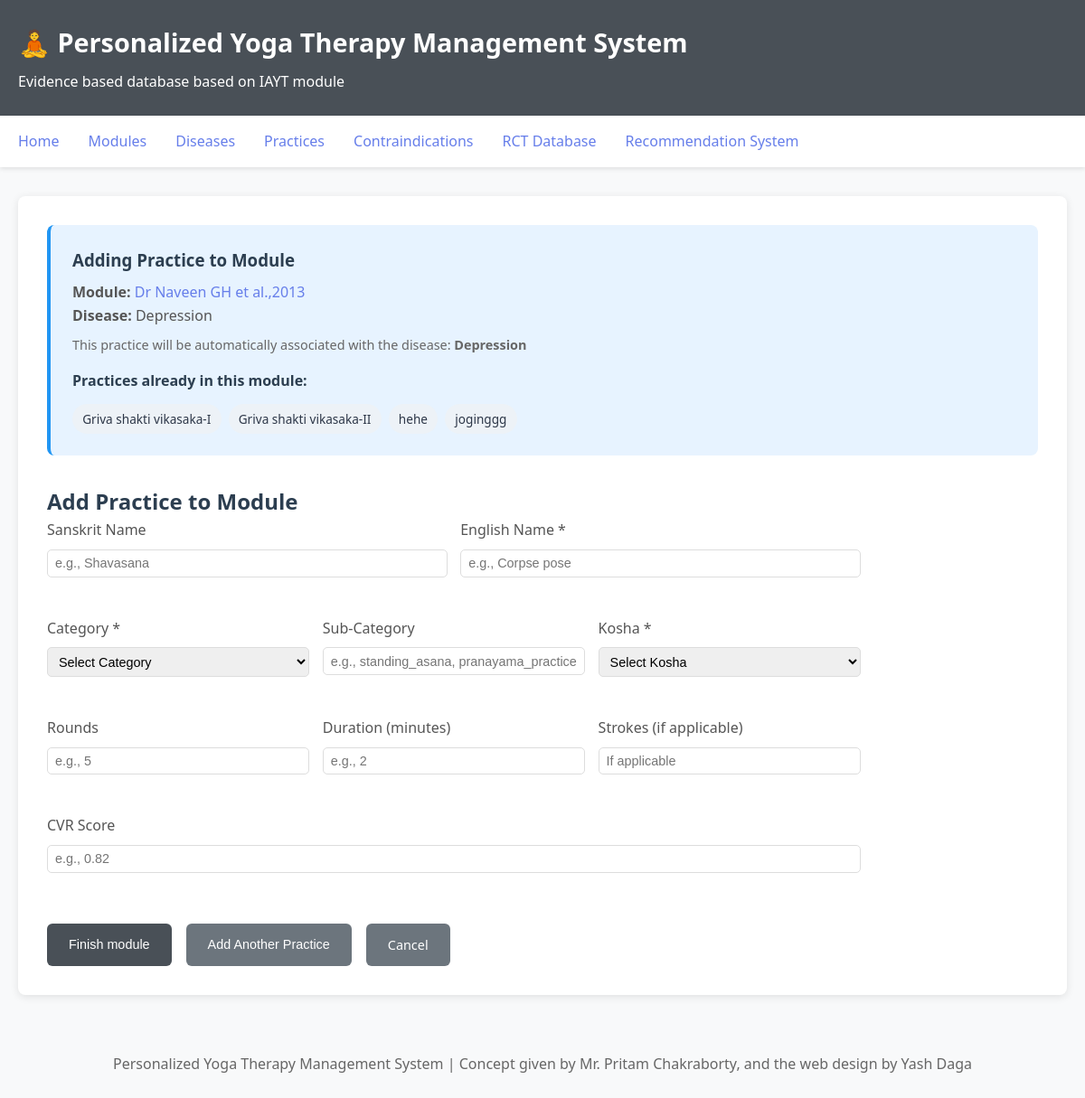
The app's page /module/1/practice/add with its own data.
### database/models.py (models this page shows, shortened)
class Module(Base):
    __tablename__ = 'modules'
    id = Column(Integer, primary_key=True)
    disease_id = Column(Integer, ForeignKey('diseases.id'), nullable=False)
    disease = relationship('Disease', backref='modules')
    developed_by = Column(String(500))  # Citation (e.g., "Naveen et al., 2013")
    paper_link = Column(String(1000))  # Link to research paper
    module_description = Column(Text)
    practices = relationship('Practice', back_populates='module', cascade='all, delete-orphan')

class Disease(Base):
    __tablename__ = 'diseases'
    id = Column(Integer, primary_key=True)
    name = Column(String(200), unique=True, nullable=False)
    description = Column(Text)
    practices = relationship(
        'Practice',
        secondary=disease_practice_association,
        back_populates='diseases'
    )
    contraindications = relationship(
        'Contraindication',
        secondary=disease_contraindication_association,
        back_populates='diseases'
    )

class Practice(Base):
    __tablename__ = 'practices'
    id = Column(Integer, primary_key=True)
    practice_sanskrit = Column(String(200))
    practice_english = Column(String(200), nullable=False)
    practice_segment = Column(String(50), nullable=False)  # Preparatory Practice, Breathing Practice, etc. (now called "Category")
    sub_category = Column(String(100))  # Subcategory within the segment
    kosha = Column(String(50))  # Annamaya Kosha, Pranamaya Kosha, Manomaya Kosha, Vijnanamaya Kosha, Anandamaya Kosha
    rounds = Column(Integer)
    time_minutes = Column(Float)
    strokes_per_min = Column(Integer)
    strokes_per_cycle = Column(Integer)
    rest_between_cycles_sec = Column(Integer)
    variations = Column(Text)  # JSON string for variations list (now includes referred_in field)
    steps = Column(Text)  # JSON string for steps list
    description = Column(Text)
    how_to_do = Column(Text)  # How to do this practice
    cvr_score = Column(Float)  # Capacity-Variability-Responsiveness score
    photo_path = Column(String(500))  # Path to uploaded photo
    video_path = Column(String(500))  # Path to uploaded video
    citation_id = Column(Integer, ForeignKey('citations.id'))
    citation = relationship('Citation', back_populates='practices')
    module_id = Column(Integer, ForeignKey('modules.id'), nullable=True)
    module = relationship('Module', back_populates='practices')
    diseases = relationship(
        'Disease',
        secondary=disease_practice_association,
        back_populates='practices'
    )
    rct_count = Column(Integer, default=0)  # Number of RCTs supporting this practice category for each disease

### web/app.py (the view, shortened to what this page needs)
@app.route('/module/<int:module_id>/practice/add', methods=['GET', 'POST'])
def add_practice_to_module(module_id):
    session = get_db_session()
    try:
        module = session.query(Module).get(module_id)
        if not module:
            flash('Module not found', 'error')
            return redirect(url_for('list_modules'))
        def get_existing_practices_list(mod):
            existing = []
            if mod and mod.practices:
                for practice in mod.practices:
                    existing.append({
                        'id': practice.id,
                        'sanskrit': practice.practice_sanskrit or '',
                        'english': practice.practice_english or ''
                    })
                existing.sort(key=lambda p: (p['sanskrit'] or p['english']).lower())
            return existing
        practice_segments = [
            'Preparatory Practice',
            'Breathing Practice',
            'Sequential Yogic Practice',
            'Yogasana',
            'Pranayama',
            'Meditation',
            'Chanting',
            'Additional Practices',
            'Kriya (Cleansing Techniques)',
            'Yogic Counselling'
        ]
        existing_practices = get_existing_practices_list(module)
        return render_template('add_practice_to_module.html',
                             module=module,
                             practice_segments=practice_segments,
                             existing_practices=existing_practices)
    finally:
        session.close()

### database/models.py (called while the page is built)
def get_session(db_path='sqlite:///yoga_therapy.db'):
    engine = create_engine(db_path, echo=False)
    Session = sessionmaker(bind=engine)
    return Session()

### web/app.py (called while the page is built)
def get_db_session():
    return get_session(DB_PATH)

### web/templates/add_practice_to_module.html (shortened to what this page needs)
{% extends "base.html" %}
{% block content %}
<div style="margin-bottom: 2rem; padding: 1.5rem; background: #e7f3ff; border-radius: 8px; border-left: 4px solid #2196F3;">
    <h3 style="margin: 0 0 0.5rem 0; color: #2c3e50;">Adding Practice to Module</h3>
    <p style="margin: 0; color: #555;">
        <strong>Module:</strong>
        {% if module.paper_link %}
            <a href="{{ module.paper_link }}" target="_blank" style="color: #667eea; text-decoration: none;">
                {{ module.developed_by or 'N/A' }}
            </a>
        {% else %}
            {{ module.developed_by or 'N/A' }}
        {% endif %}
        <br>
        <strong>Disease:</strong> {{ module.disease.name if module.disease else 'N/A' }}
    </p>
    <p style="margin: 0.5rem 0 0 0; color: #666; font-size: 0.9rem;">
        This practice will be automatically associated with the disease: <strong>{{ module.disease.name if module.disease else 'N/A' }}</strong>
    </p>
    {% if existing_practices %}
    <div style="margin-top: 1rem;">
        <strong style="color: #2c3e50;">Practices already in this module:</strong>
        <div class="existing-practices">
            {% for practice in existing_practices %}
                <span class="existing-practice-chip">
                    {{ practice.sanskrit or practice.english }}
                </span>
            {% endfor %}
        </div>
    </div>
    {% endif %}
</div>
<h2>Add Practice to Module</h2>
<form method="POST" style="max-width: 900px;">
    <div class="compact-grid" style="margin-bottom: 1.25rem;">
        <div class="form-group">
            <label for="practice_sanskrit">Sanskrit Name</label>
            <input type="text" id="practice_sanskrit" name="practice_sanskrit"
                   placeholder="e.g., Shavasana" autocomplete="off">
        </div>
        <div class="form-group">
            <label for="practice_english">English Name *</label>
            <input type="text" id="practice_english" name="practice_english" required
                   placeholder="e.g., Corpse pose">
        </div>
    </div>
    <div class="compact-grid three" style="margin-bottom: 1.25rem;">
        <div class="form-group">
            <label for="practice_segment">Category *</label>
            <select id="practice_segment" name="practice_segment" required>
                <option value="">Select Category</option>
            </select>
        </div>
        <div class="form-group">
            <label for="sub_category">Sub-Category</label>
            <input type="text" id="sub_category" name="sub_category"
                   placeholder="e.g., standing_asana, pranayama_practices">
        </div>
        <div class="form-group">
            <label for="kosha">Kosha *</label>
            <select id="kosha" name="kosha" required>
                <option value="">Select Kosha</option>
            </select>
        </div>
    </div>
    <div class="compact-grid three" style="margin-bottom: 1.25rem;">
        <div class="form-group">
            <label for="rounds">Rounds</label>
            <input type="number" id="rounds" name="rounds" placeholder="e.g., 5">
        </div>
        <div class="form-group">
            <label for="time_minutes">Duration (minutes)</label>
            <input type="number" step="0.5" id="time_minutes" name="time_minutes" placeholder="e.g., 2">
        </div>
        <div class="form-group">
            <label for="strokes_per_min">Strokes (if applicable)</label>
            <input type="number" id="strokes_per_min" name="strokes_per_min" placeholder="If applicable">
        </div>
    </div>
    <div class="compact-grid" style="margin-bottom: 1.25rem;">
        <div class="form-group">
            <label for="cvr_score">CVR Score</label>
            <input type="number" step="0.01" id="cvr_score" name="cvr_score" placeholder="e.g., 0.82">
        </div>
    </div>
    <div style="display: flex; gap: 1rem; margin-top: 2rem;">
        <button type="submit" name="add_another" value="no" class="btn">Finish module</button>
        <button type="submit" name="add_another" value="yes" class="btn btn-secondary">Add Another Practice</button>
        <a href="/module/{{ module.id }}" class="btn btn-secondary">Cancel</a>
    </div>
</form>
{% endblock %}

### web/templates/base.html (style rules this page uses)
* { margin: 0; padding: 0; box-sizing: border-box; }
body { font-family: 'Segoe UI', Tahoma, Geneva, Verdana, sans-serif; line-height: 1.6; color: #2c3e50; background-color: #f8f9fa; }
.btn { display: inline-block; padding: 0.75rem 1.5rem; background: #495057; color: white; text-decoration: none; border-radius: 6px; border: none; cursor: pointer; font-size: 0.9rem; font-weight: 500; transition: background 0.3s ease; }
.btn-secondary { background: #6c757d; }
.form-group { margin-bottom: 1.5rem; }
.form-group label { display: block; margin-bottom: 0.5rem; font-weight: 500; color: #555; }
.form-group input, .form-group select, .form-group textarea { width: 100%; padding: 0.7rem; border: 1px solid #ddd; border-radius: 5px; font-size: 1rem; }

### web/templates/add_practice_to_module.html (style rules this page uses)
.compact-grid { display: grid; grid-template-columns: repeat(auto-fit, minmax(190px, 1fr)); gap: 0.9rem; }
.compact-grid.three { grid-template-columns: repeat(auto-fit, minmax(170px, 1fr)); }
.compact-grid .form-group input, .compact-grid .form-group select { padding: 0.4rem 0.5rem; font-size: 0.9rem; }
.existing-practices { display: flex; flex-wrap: wrap; gap: 0.5rem; margin: 0.75rem 0 0 0; }
.existing-practice-chip { background: #edf2f7; color: #2d3748; padding: 0.35rem 0.7rem; border-radius: 999px; font-size: 0.85rem; }

### records on screen
Module: developed_by "Dr Naveen GH et al.,2013"
Disease: disease "Depression"
Practice: practice_sanskrit "Griva shakti vikasaka-I"
Practice: practice_sanskrit "Griva shakti vikasaka-II"
Practice: practice_sanskrit "hehe"
Practice: practice_sanskrit "joginggg"
